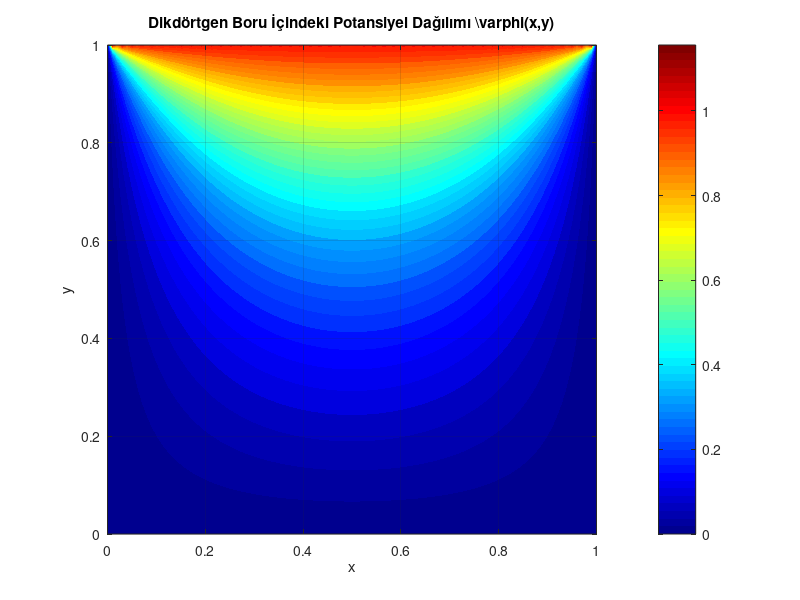
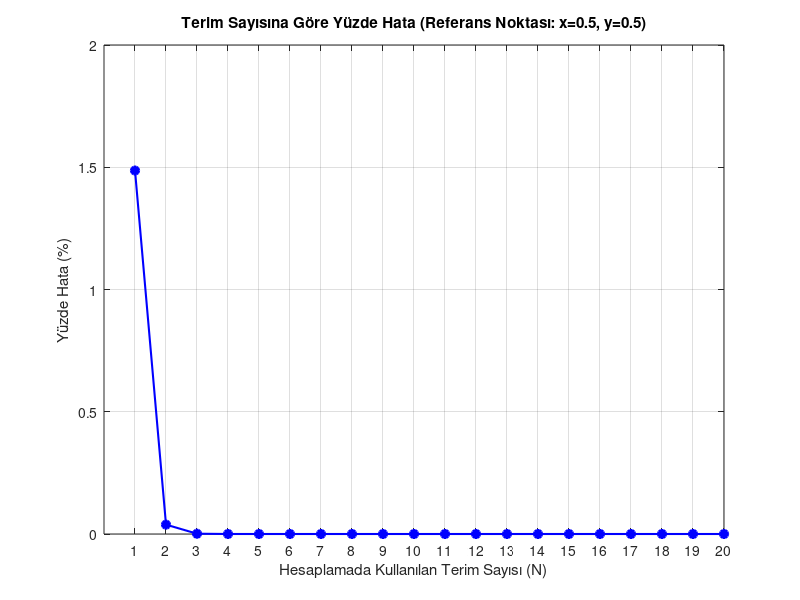

MATLAB code for these plots, in order:
% =========================================================================
% Dikdörtgen Boru İçindeki Potansiyel Dağılımı ve Yüzde Hata Analizi
% =========================================================================
clear; clc; close all;

% --- 1. PARAMETRELER VE İZGARA (MESH) TANIMI ---
a = 1.0;  % Kutu genişliği (x ekseni)
b = 1.0;  % Kutu yüksekliği (y ekseni)
V0 = 1.0; % Üst duvar potansiyeli

% Kutueq 100x100 nokta ile ızgara oluşturulması
nx = 100;
ny = 100;
x = linspace(0, a, nx);
y = linspace(0, b, ny);
[X, Y] = meshgrid(x, y);

% --- 2. POTANSİYEL DAĞILIMI HESABI (N = 50 TERİM) ---
N_terms_plot = 50;
Phi = zeros(size(X));

for i = 1:N_terms_plot
    n = 2*i - 1; % Sadece tek sayılar (1, 3, 5, 7...)
    
    katsayi = (4 * V0) / (n * pi * sinh(n * pi * b / a));
    x_kismi = sin(n * pi * X / a);
    y_kismi = sinh(n * pi * Y / a);
    
    Phi = Phi + katsayi * x_kismi .* y_kismi;
end

% --- 3. POTANSİYEL DAĞILIMININ ÇİZİLMESİ ---
figure('Name', 'Potansiyel Dagilimi', 'Color', 'w');
contourf(X, Y, Phi, 50, 'LineColor', 'none');
colormap(jet);
colorbar;
title('Dikdörtgen Boru İçindeki Potansiyel Dağılımı \varphi(x,y)');
xlabel('x');
ylabel('y');
axis square;
set(gca, 'Color', 'w'); % Eksen arka planını garanti beyaz yapar
grid on;

% --- 4. YÜZDE HATA HESABI VE ÇİZİMİ ---
% Referans noktası (Kutunun tam ortası: x=0.5, y=0.5)
x_ref = 0.5;
y_ref = 0.5;


% 50 terim makine hassasiyeti için fazlasıyla yeterlidir. 
% Daha büyük sayılar (örn: 500) Inf/Inf = NaN hatasına (overflow) yol açar.
N_exact = 50; 
phi_exact = 0;
for i = 1:N_exact
    n = 2*i - 1;
    katsayi = (4 * V0) / (n * pi * sinh(n * pi * b / a));
    phi_exact = phi_exact + katsayi * sin(n * pi * x_ref / a) * sinh(n * pi * y_ref / a);
end

% Terim sayısına göre (N = 1'den 20'ye kadar) hata hesabı
max_N_test = 20;
percentage_errors = zeros(1, max_N_test);

for N = 1:max_N_test
    phi_N = 0;
    for i = 1:N
        n = 2*i - 1;
        katsayi = (4 * V0) / (n * pi * sinh(n * pi * b / a));
        phi_N = phi_N + katsayi * sin(n * pi * x_ref / a) * sinh(n * pi * y_ref / a);
    end
    percentage_errors(N) = abs((phi_exact - phi_N) / phi_exact) * 100;
end

% Yüzde Hata Grafiğinin Çizilmesi
figure('Name', 'Yuzde Hata', 'Color', 'w');
plot(1:max_N_test, percentage_errors, '-o', ...
    'LineWidth', 1.5, ...
    'MarkerSize', 6, ...
    'MarkerFaceColor', 'b', ...
    'Color', 'b');
title('Terim Sayısına Göre Yüzde Hata (Referans Noktası: x=0.5, y=0.5)');
xlabel('Hesaplamada Kullanılan Terim Sayısı (N)');
ylabel('Yüzde Hata (%)');
xticks(1:max_N_test);
set(gca, 'Color', 'w'); % Eksen arka planını garanti beyaz yapar
grid on;
